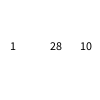
Frame 1 (no input)
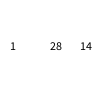
Frame 60 (the mouse pressed at the canvas centre just before this capture)
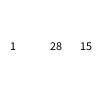
Frame 120 (the mouse held since frame 60 and released just before this capture)

The Processing sketch that drew these frames (run headless with seeded random() and noise(); from frame 60 on, the mouse is pressed at the canvas centre):

// Processing sketch: Clockdemo
// ── Clockdemo.pde
void setup() {
  size(100, 100);
}

void draw() {
  background(-1);
  fill(0);
  int h = hour();
  int m = minute();
  int s = second();
  text(h, 10, 50);
  text(m, 50, 50);
  text(s, 80, 50);
}
